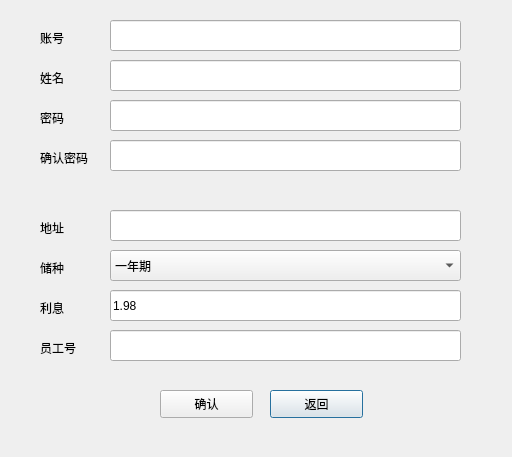
<?xml version="1.0" encoding="UTF-8"?>
<ui version="4.0">
 <class>createaccount</class>
 <widget class="QDialog" name="createaccount">
  <property name="geometry">
   <rect>
    <x>0</x>
    <y>0</y>
    <width>512</width>
    <height>457</height>
   </rect>
  </property>
  <property name="sizePolicy">
   <sizepolicy hsizetype="Fixed" vsizetype="Fixed">
    <horstretch>0</horstretch>
    <verstretch>0</verstretch>
   </sizepolicy>
  </property>
  <property name="windowTitle">
   <string>创建账户</string>
  </property>
  <widget class="QLineEdit" name="login_passwdInput">
   <property name="geometry">
    <rect>
     <x>110</x>
     <y>100</y>
     <width>351</width>
     <height>31</height>
    </rect>
   </property>
   <property name="focusPolicy">
    <enum>Qt::StrongFocus</enum>
   </property>
   <property name="echoMode">
    <enum>QLineEdit::Password</enum>
   </property>
  </widget>
  <widget class="QPushButton" name="login_backButton">
   <property name="geometry">
    <rect>
     <x>270</x>
     <y>390</y>
     <width>93</width>
     <height>28</height>
    </rect>
   </property>
   <property name="text">
    <string>返回</string>
   </property>
  </widget>
  <widget class="QLineEdit" name="login_accountInput">
   <property name="geometry">
    <rect>
     <x>110</x>
     <y>20</y>
     <width>351</width>
     <height>31</height>
    </rect>
   </property>
   <property name="maximumSize">
    <size>
     <width>16777211</width>
     <height>16777215</height>
    </size>
   </property>
   <property name="inputMask">
    <string/>
   </property>
   <property name="readOnly">
    <bool>true</bool>
   </property>
  </widget>
  <widget class="QLabel" name="login_passwdLabel">
   <property name="geometry">
    <rect>
     <x>40</x>
     <y>110</y>
     <width>72</width>
     <height>15</height>
    </rect>
   </property>
   <property name="text">
    <string>密码</string>
   </property>
  </widget>
  <widget class="QPushButton" name="login_okButton">
   <property name="geometry">
    <rect>
     <x>160</x>
     <y>390</y>
     <width>93</width>
     <height>28</height>
    </rect>
   </property>
   <property name="text">
    <string>确认</string>
   </property>
  </widget>
  <widget class="QLabel" name="login_accountLabel">
   <property name="geometry">
    <rect>
     <x>40</x>
     <y>30</y>
     <width>72</width>
     <height>15</height>
    </rect>
   </property>
   <property name="text">
    <string>账号</string>
   </property>
  </widget>
  <widget class="QLabel" name="login_confirmPasswdLabel">
   <property name="geometry">
    <rect>
     <x>40</x>
     <y>150</y>
     <width>72</width>
     <height>15</height>
    </rect>
   </property>
   <property name="text">
    <string>确认密码</string>
   </property>
  </widget>
  <widget class="QLineEdit" name="login_confirmPasswdInput">
   <property name="geometry">
    <rect>
     <x>110</x>
     <y>140</y>
     <width>351</width>
     <height>31</height>
    </rect>
   </property>
   <property name="echoMode">
    <enum>QLineEdit::Password</enum>
   </property>
   <property name="clearButtonEnabled">
    <bool>false</bool>
   </property>
  </widget>
  <widget class="QLabel" name="login_nameLabel">
   <property name="geometry">
    <rect>
     <x>40</x>
     <y>70</y>
     <width>72</width>
     <height>15</height>
    </rect>
   </property>
   <property name="text">
    <string>姓名</string>
   </property>
  </widget>
  <widget class="QLineEdit" name="login_nameInput">
   <property name="geometry">
    <rect>
     <x>110</x>
     <y>60</y>
     <width>351</width>
     <height>31</height>
    </rect>
   </property>
  </widget>
  <widget class="QLabel" name="login_addressLabel">
   <property name="geometry">
    <rect>
     <x>40</x>
     <y>220</y>
     <width>72</width>
     <height>15</height>
    </rect>
   </property>
   <property name="text">
    <string>地址</string>
   </property>
  </widget>
  <widget class="QLineEdit" name="login_addressInput">
   <property name="geometry">
    <rect>
     <x>110</x>
     <y>210</y>
     <width>351</width>
     <height>31</height>
    </rect>
   </property>
  </widget>
  <widget class="QLabel" name="login_typeLabel">
   <property name="geometry">
    <rect>
     <x>40</x>
     <y>260</y>
     <width>72</width>
     <height>15</height>
    </rect>
   </property>
   <property name="text">
    <string>储种</string>
   </property>
  </widget>
  <widget class="QLabel" name="login_interestLabel">
   <property name="geometry">
    <rect>
     <x>40</x>
     <y>300</y>
     <width>72</width>
     <height>15</height>
    </rect>
   </property>
   <property name="text">
    <string>利息</string>
   </property>
  </widget>
  <widget class="QLineEdit" name="login_interestInput">
   <property name="geometry">
    <rect>
     <x>110</x>
     <y>290</y>
     <width>351</width>
     <height>31</height>
    </rect>
   </property>
   <property name="focusPolicy">
    <enum>Qt::WheelFocus</enum>
   </property>
   <property name="text">
    <string>1.98</string>
   </property>
   <property name="readOnly">
    <bool>true</bool>
   </property>
  </widget>
  <widget class="QLabel" name="login_employeeLabel">
   <property name="geometry">
    <rect>
     <x>40</x>
     <y>340</y>
     <width>72</width>
     <height>15</height>
    </rect>
   </property>
   <property name="text">
    <string>员工号</string>
   </property>
  </widget>
  <widget class="QLineEdit" name="login_employeeInput">
   <property name="geometry">
    <rect>
     <x>110</x>
     <y>330</y>
     <width>351</width>
     <height>31</height>
    </rect>
   </property>
  </widget>
  <widget class="QLabel" name="login_repeatPasswdState">
   <property name="geometry">
    <rect>
     <x>110</x>
     <y>180</y>
     <width>351</width>
     <height>16</height>
    </rect>
   </property>
   <property name="font">
    <font>
     <family>Microsoft YaHei UI</family>
     <weight>75</weight>
     <bold>true</bold>
    </font>
   </property>
   <property name="text">
    <string/>
   </property>
  </widget>
  <widget class="QComboBox" name="login_typeCombobox">
   <property name="geometry">
    <rect>
     <x>110</x>
     <y>250</y>
     <width>351</width>
     <height>31</height>
    </rect>
   </property>
   <item>
    <property name="text">
     <string>一年期</string>
    </property>
   </item>
   <item>
    <property name="text">
     <string>三年期</string>
    </property>
   </item>
   <item>
    <property name="text">
     <string>五年期</string>
    </property>
   </item>
  </widget>
 </widget>
 <resources/>
 <connections/>
</ui>
